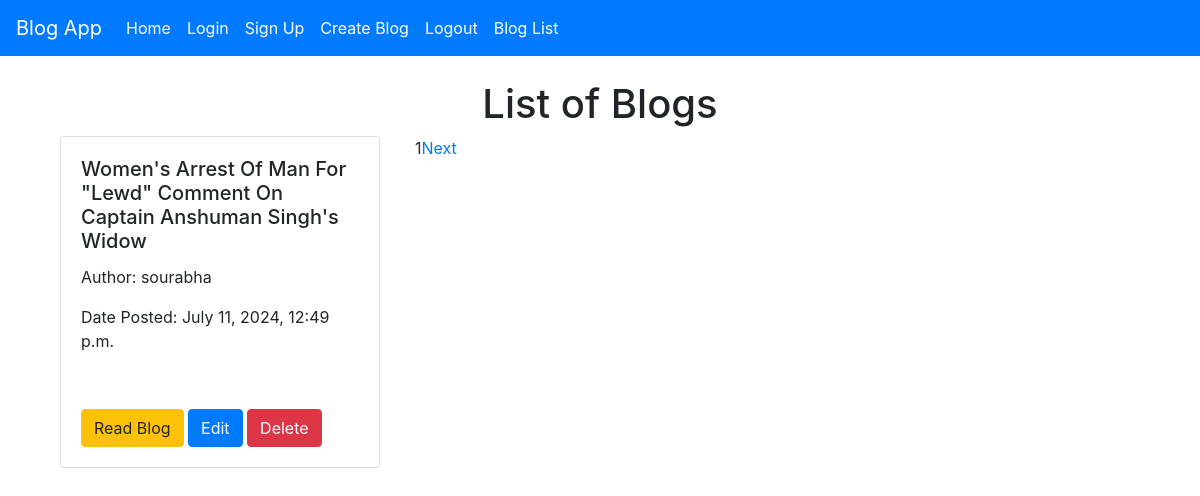
The app's page /blogs/ with its own data.
### app/models.py (models this page shows, shortened)
class Blog(models.Model):
    title=models.CharField(max_length=100)
    content=models.TextField()
    author = models.ForeignKey(User, on_delete=models.CASCADE)
    date_posted = models.DateTimeField(auto_now_add=True)

### app/views.py (the view)
# urls.py: path('blogs/', views.blog_list, name='blog-list'),
def blog_list(request):
    blogs = Blog.objects.all().order_by('date_posted')  # Fetch all blogs ordered by date_posted descending
    paginator=Paginator(blogs,1)
    page_number=request.GET.get('page')
    page_obj=paginator.get_page(page_number)
    return render(request, 'blog-list.html', {'blogs': blogs,'page_obj':page_obj})

### app/templates/blog-list.html (shortened to what this page needs)
{% extends "base.html" %}
{% block content %}
    <div class="container">
        <h1 class="text-center">List of Blogs</h1>
        <div class="row">
            {% for blog in page_obj %}
            <div class="col-md-4 shadow">
                <div class="card" style="width: 20rem;">
                    <div class="card-body">
                        <h5 class="card-title">{{ blog.title }}</a></h5>
                        <p>Author: {{ blog.author }}</p>
                        <p>Date Posted: {{ blog.date_posted }}</p>
                    </div>
                    <div class="card-body">
                        <a href="{% url 'blog_detail' blog.id %}" class="btn btn-warning">Read Blog</a>
                        <a href="{% url 'update_blog' blog.pk %}" class="btn btn-primary">Edit</a>
                        <a href="{% url 'delete_blog' blog.pk %}" class="btn btn-danger">Delete</a>
                    </div>
                </div>
            </div>
             <span>{{page_obj.number}}</span>
            {% if page_obj.has_next %}
                 <a href="?page={{ page_obj.next_page_number }}">Next</a>
            {% endif %}
            {% endfor %}
        </div>
    </div>
    {% endblock %}

### records on screen
Blog: title "Women's Arrest Of Man For \"Lewd\" Comment On Captain Anshuman Singh's Widow", author "sourabha", date_posted "July 11, 2024, 12:49 p.m.", number "1"
